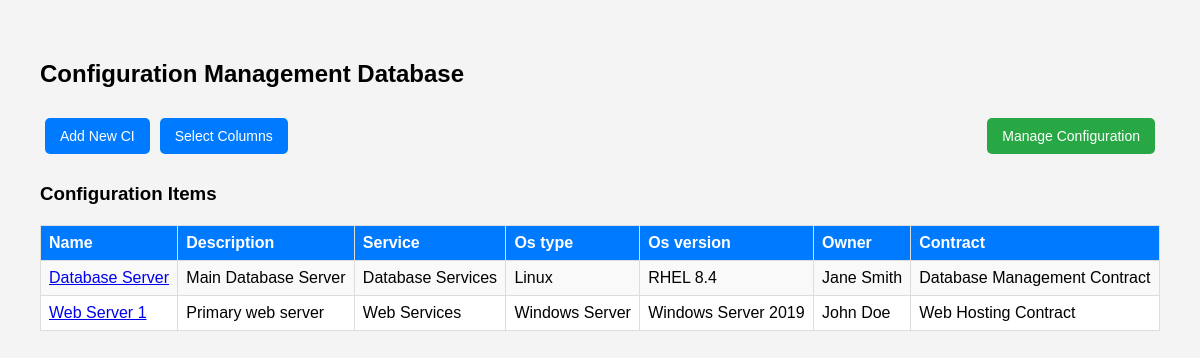
Page /app/index.php on the committed database.
### tables this page shows
CREATE TABLE IF NOT EXISTS configuration_items (
    id INT AUTO_INCREMENT PRIMARY KEY,
    name VARCHAR(255) NOT NULL,
    ci_type_id INT,
    description TEXT,
    status ENUM('Active', 'Inactive', 'Retired') DEFAULT 'Active',
    owner VARCHAR(255) NOT NULL,
    location VARCHAR(255) NULL,
    ip_address VARCHAR(45) NULL,
    os_version VARCHAR(100) NULL,
    serial_number VARCHAR(100) NULL,
    vendor VARCHAR(255) NULL,
    purchase_date DATE NULL,
    warranty_expiry DATE NULL,
    ci_category ENUM('Physical', 'Virtual') NOT NULL,
    contract VARCHAR(255) NULL,
    os_type VARCHAR(100) NULL,
    os_support VARCHAR(255) NULL,
    service VARCHAR(255) NULL,
    support_group VARCHAR(255) NULL,
    application_support_group VARCHAR(255) NULL,
    vendor_support VARCHAR(255) NULL,
    last_updated TIMESTAMP DEFAULT CURRENT_TIMESTAMP ON UPDATE CURRENT_TIMESTAMP,
    FOREIGN KEY (ci_type_id) REFERENCES ci_types(id) ON DELETE SET NULL
);

### app/index.php (the view, shortened to what this page needs)
<?php
require 'db.php';
$items = $pdo->query("SELECT * FROM configuration_items ORDER BY id DESC")->fetchAll(PDO::FETCH_ASSOC);
$selected_fields = isset($_GET['fields']) ? explode(',', $_GET['fields']) : ['name', 'description', 'service', 'os_type', 'os_version', 'owner', 'contract'];
?>
<!DOCTYPE html>
<html>
<head>
    <link rel="stylesheet" type="text/css" href="styles.css">
</head>
<body>
    <h2>Configuration Management Database</h2>
    <div class="top-bar">
        <button onclick="window.location.href='add_ci.php'">Add New CI</button>
        <button onclick="togglePopup(true)">Select Columns</button>
        <button class="config-button" onclick="window.location.href='config_page.php'">Manage Configuration</button>
    </div>
    <h3>Configuration Items</h3>
    <table>
        <tr>
            <?php foreach ($selected_fields as $field) { ?>
                <th><?php echo ucfirst(str_replace('_', ' ', $field)); ?></th>
            <?php } ?>
        </tr>
        <?php foreach ($items as $item) { ?>
            <tr>
                <?php foreach ($selected_fields as $field) { ?>
                    <td>
                        <?php if ($field === 'name'): ?>
                            <a href="manage_ci.php?id=<?= $item['id'] ?>">
                                <?= htmlspecialchars($item['name']) ?>
                            </a>
                        <?php else: ?>
                            <?= htmlspecialchars($item[$field] ?? '') ?>
                        <?php endif; ?>
                    </td>
                <?php } ?>
            </tr>
        <?php } ?>
    </table>
</body>
</html>

### app/styles.css (style rules this page uses)
body { font-family: Arial, sans-serif; margin: 20px; padding: 20px; background-color: #f4f4f4; }
.top-bar { display: flex; justify-content: space-between; align-items: center; margin-bottom: 15px; }
button { padding: 10px 15px; margin: 10px 5px; border: none; cursor: pointer; background-color: #007BFF; color: white; border-radius: 5px; font-size: 14px; }
.config-button { margin-left: auto; background-color: #28a745; }
table { width: 100%; border-collapse: collapse; margin-top: 20px; background: white; }
th, td { border: 1px solid #ddd; padding: 8px; text-align: left; }
th { background-color: #007BFF; color: white; }
tr:nth-child(even) { background-color: #f9f9f9; }

### rows in the picture
configuration_items: name "Database Server", description "Main Database Server", service "Database Services", os_type "Linux", os_version "RHEL 8.4", owner "Jane Smith", contract "Database Management Contract"
configuration_items: name "Web Server 1", description "Primary web server", service "Web Services", os_type "Windows Server", os_version "Windows Server 2019", owner "John Doe", contract "Web Hosting Contract"

### other values in the picture
str_replace('_', ' ', $field) "Name"
str_replace('_', ' ', $field) "Description"
str_replace('_', ' ', $field) "Service"
str_replace('_', ' ', $field) "Os type"
str_replace('_', ' ', $field) "Os version"
str_replace('_', ' ', $field) "Owner"
str_replace('_', ' ', $field) "Contract"
